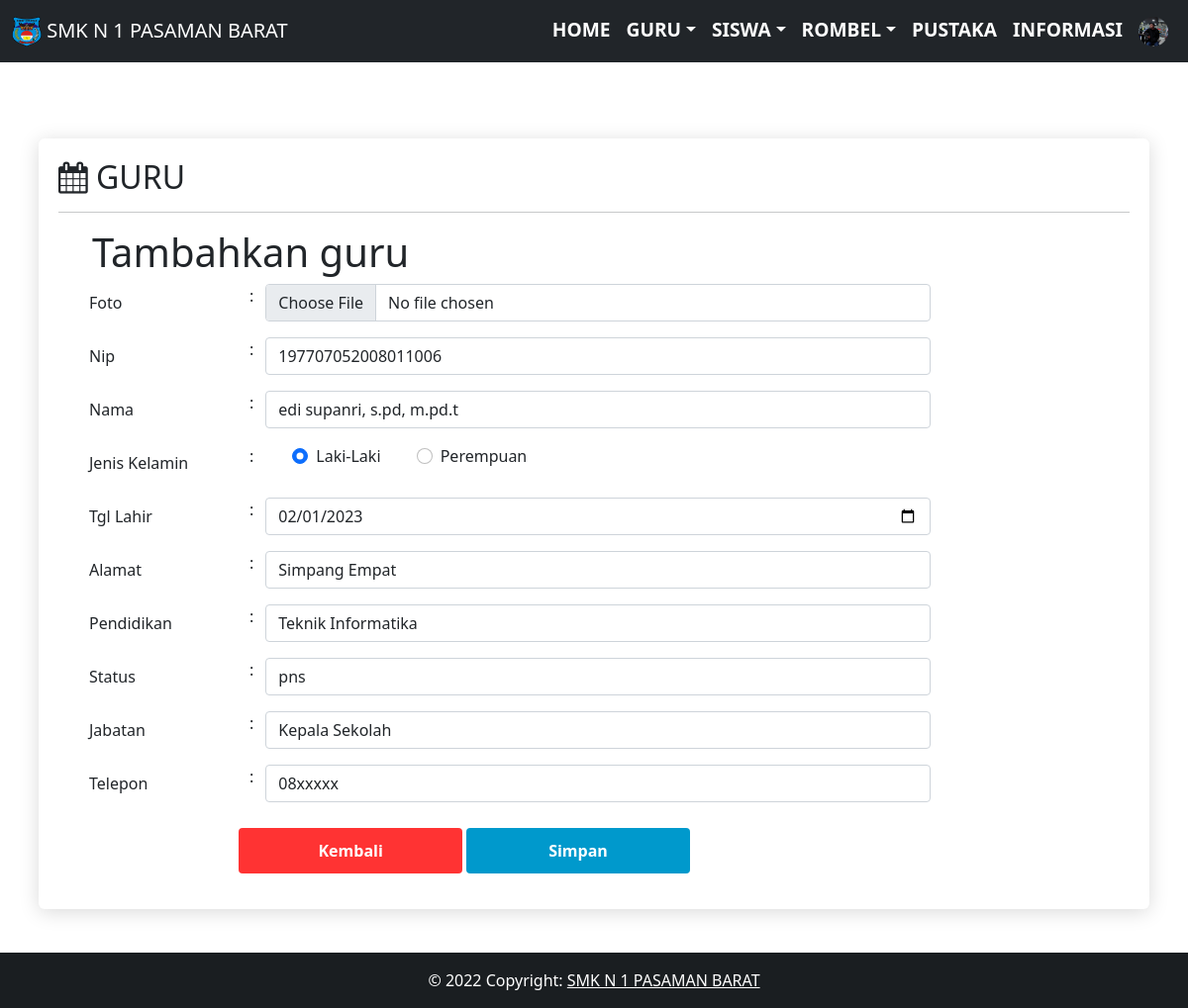
Screenshot of /operator/guru/edit_identitas_guru?id_guru=23 (signed in) with the database file from the repository.
### tables this page shows
CREATE TABLE `biodata_sekolah` (
  `id_biodata_sekolah` int(11) NOT NULL,
  `nama_sekolah` varchar(120) NOT NULL,
  `alamat_sekolah` varchar(120) NOT NULL,
  `photo_sekolah` varchar(120) NOT NULL,
  `email_sekolah` varchar(120) NOT NULL,
  `telepon_sekolah` int(11) NOT NULL
);

CREATE TABLE `biodata_guru` (
  `id_guru` int(11) NOT NULL,
  `nip_guru` varchar(18) NOT NULL,
  `nama_guru` varchar(60) NOT NULL,
  `jenis_kelamin_guru` varchar(3) NOT NULL,
  `tgl_lahir_guru` date NOT NULL,
  `alamat_guru` varchar(120) NOT NULL,
  `pendidikan_guru` varchar(60) NOT NULL,
  `status_guru` varchar(30) NOT NULL,
  `jabatan_guru` varchar(60) NOT NULL,
  `telepon_guru` varchar(15) NOT NULL,
  `foto_guru` varchar(120) NOT NULL,
  `username` varchar(60) NOT NULL,
  `password` varchar(60) NOT NULL
);

### operator/guru/edit_identitas_guru.php (the view, shortened to what this page needs)
<?php
include '../../db/koneksi.php';
include '../../layout/header.php';
?>
<div id="content" style="margin-top:60px;">
  <div class="regular-page-area section-padding-20">
    <div class="container">
      <div class="row justify-content-center">
        <div class="col-12">
          <div class="details-content">
            <h2 id="xs"><i class="icon-calendar"></i> GURU </h2>
            <hr>
            <div id="myDiv" class="container-fluid">
              <?php
                $queryGetData = mysqli_query($konek,"SELECT * FROM biodata_guru WHERE id_guru=".$_GET['id_guru']);while($dataGuru = mysqli_fetch_array($queryGetData)){ ?>
              <form action="../prosses.php?edit=guru" method="post" class="form-container" enctype="multipart/form-data" style="margin:10px" autocomplete="false">
                <h1>Tambahkan guru</h1>
                <div class="row mb-3">
                  <label class="col-sm-2 col-form-label">Foto</label>
                  :
                  <div class="col-sm-8">
                    <input type="file" class="form-control" name="foto" value=<?php echo $dataGuru['foto_guru']; ?> >
                  </div>
                </div>
                <div class="row mb-3">
                  <label class="col-sm-2 col-form-label">Nip</label>
                  :
                  <div class="col-sm-8">
                    <input type="number" class="form-control"  placeholder="Nip" name="nip" value=<?php echo $dataGuru['nip_guru']; ?>>
                  </div>
                </div>
                <div class="row mb-3">
                  <label for="inputPassword" class="col-sm-2 col-form-label"  >Nama</label>
                  :
                  <div class="col-sm-8">
                    <input type="text" class="form-control"  placeholder="Nama" name="nama" value='<?php echo $dataGuru['nama_guru']; ?>'>
                  </div>
                </div>
                <div class="row mb-3">
                  <label for="inputPassword" class="col-sm-2 col-form-label">Jenis Kelamin</label>
                  :
                  <div class="col-sm-8" style="margin-left:30px;">
                    <div class="row">
                      <div class="col-12">
                        <div class="form-check form-check-inline" sty>
                          <input type="radio" class="form-check-input" name="jenis_kelamin" id="radioLaki" value="L" <?php if($dataGuru['jenis_kelamin_guru']=="L"){
                                echo "checked";
                              } ?>>
                          <label class="form-check-label" for="radioMale">Laki-Laki</label>
                        </div>
                        <div class="form-check form-check-inline ms-3">
                          <input type="radio" class="form-check-input" value="P" name="jenis_kelamin" id="radioPerempuan" <?php if($dataGuru['jenis_kelamin_guru']=="P"){
                                echo "checked";
                              } ?>>
                          <label class="form-check-label" for="radioFemale">Perempuan</label>
                        </div>
                      </div>
                    </div>
                  </div>
                </div>
                <div class="row mb-3">
                  <label for="inputPassword" class="col-sm-2 col-form-label">Tgl Lahir</label>
                  :
                  <div class="col-sm-8">
                    <input type="date" id="birthday" name="tgl_lahir" class="form-control" value=<?php echo $dataGuru['tgl_lahir_guru']; ?> >
                  </div>
                </div>
                <div class="row mb-3">
                  <label for="inputPassword" class="col-sm-2 col-form-label">Alamat</label>
                  :
                  <div class="col-sm-8">
                    <input type="text" class="form-control"  placeholder="Alamat" name="alamat" value='<?php echo $dataGuru['alamat_guru']; ?>' >
                  </div>
                </div>
                <div class="row mb-3">
                  <label for="inputPassword" class="col-sm-2 col-form-label"  >Pendidikan</label>
                  :
                  <div class="col-sm-8">
                    <input type="text" class="form-control"  placeholder="Pendidikan" name="pendidikan" value='<?php echo $dataGuru['pendidikan_guru']; ?>'>
                  </div>
                </div>
                <div class="row mb-3">
                  <label for="inputPassword" class="col-sm-2 col-form-label">Status</label>
                  :
                  <div class="col-sm-8">
                    <input type="text" class="form-control"  placeholder="Status" name="status" value='<?php echo $dataGuru['status_guru']; ?>'>
                  </div>
                </div>
                <div class="row mb-3">
                  <label for="inputPassword" class="col-sm-2 col-form-label">Jabatan</label>
                  :
                  <div class="col-sm-8">
                    <select name="jabatan" class="form-control" id="jabatan">
                      <?php
                      $arrJabatan = array('kepala sekolah'=>'Kepala Sekolah','wakil kepala sekolah'=>'Wakil Kepala Sekolah',
                        'bendahara/kepala yayasan'=>'Bendahara/Kepala Yayasan','kaproka'=>'Kaproka', 'wali kelas'=>'Wali Kelas', 'guru'=>'Guru',);
                      foreach ($arrJabatan as $key => $value) {
                        if ($key == $dataGuru['jabatan_guru']) {
                          echo "<option value='".$key."' selected>".$value."</option>";
                        }else{
                          echo "<option value='".$key."'>".$value."</option>";
                        }
                      }
                       ?>
                    </select>
                  </div>
                </div>
                <div class="row mb-3">
                  <label for="inputPassword" class="col-sm-2 col-form-label">Telepon</label>
                  :
                  <div class="col-sm-8">
                    <input type="text" class="form-control"  placeholder="Telepon" name="telepon" value=<?php echo $dataGuru['telepon_guru']; ?>>
                  </div>
                </div>
              </div>
              <?php } ?>
              <div class="row mb-3">
                <div class="col-sm-10 offset-sm-2">
                  <input type="batal" value="Kembali" name="batal" onclick="closeForm('daftar_guru')" style="width:25%; background: #ff3333;" />
                  <input type="submit" value="Simpan" name="simpan" style="width:25%;" />
                </div>
              </div>
          </div>
        </div>
      </div>
    </div>
  </div>
</div>
<?php include '../../layout/footer.php'; ?>

### layout/header.php (shortened to what this page needs)
<?php
$query=mysqli_query($konek,"SELECT * FROM biodata_sekolah");
$data=mysqli_fetch_array($query);
?>
<!DOCTYPE html>
<html lang="en">
<head>
  <link rel="stylesheet" href="http://localhost/smkn_1_pasaman/absensi/assets/css/bootstrap.min.css" />
  <link rel="stylesheet" href="http://localhost/smkn_1_pasaman/absensi/assets/css/bootstrap-responsive.min.css" />
  <link href="http://localhost/smkn_1_pasaman/absensi/assets/font-awesome/css/font-awesome.css" rel="stylesheet" />
  <link rel="stylesheet" href="http://localhost/smkn_1_pasaman/absensi/assets/css/custom/style.css">
</head>
<body>
  <nav id="nav" class="navbar fixed-top navbar-expand-lg navbar-dark bg-dark">
    <div class="container-fluid">
      <a class="navbar-brand" href="#"><img src="http://localhost/smkn_1_pasaman/absensi/assets/image/<?PHP echo $data['photo_sekolah'] ?>" alt="" width="30" height="30" class="d-inline-block align-text-top"> SMK N 1 PASAMAN BARAT</a>
    <div class="collapse navbar-collapse" id="navbarNav">
      <ul class="navbar-nav">
        <?php if($_SESSION['akses'] == 'admin' || $_SESSION['akses'] == 'operator') {?>
          <li class="nav-item">
            <a class="nav-link text-white" style="font-weight: 600; font-size: 1.2em;" href="/smkn_1_pasaman/absensi/operator/">HOME</a>
          </li>
          <li class="nav-item dropdown">
            <a href="#" class="nav-link dropdown-toggle" data-bs-toggle="dropdown"style="color: white; font-weight: 600; font-size: 1.2em;"><span class="text">GURU</span></a>
              </li>
              <li class="nav-item dropdown" >
                <a href="#" class="nav-link dropdown-toggle" data-bs-toggle="dropdown"style="color: white; font-weight: 600; font-size: 1.2em;"><span class="text">SISWA</span></a>
              </li>
              <li class="nav-item dropdown">
                <a href="#" class="nav-link dropdown-toggle" data-bs-toggle="dropdown"style="color: white; font-weight: 600; font-size: 1.2em;"><span class="text">ROMBEL</span></a>
              </li>
              <li class="nav-item">
                <a class="nav-link text-white" style="font-weight: 600; font-size: 1.2em;" href="#">PUSTAKA</a>
              </li>
              <li class="nav-item">
                <a class="nav-link text-white" style="font-weight: 600; font-size: 1.2em;" href="#">INFORMASI</a>
              </li>
              <li class="nav-item dropdown">
                <a href="#" class="nav-link " data-bs-toggle="dropdown" style="color: white; font-weight: 600; font-size: 1.2em;"><span class="text"><div class="text-center">
                  <img src="http://localhost/smkn_1_pasaman/absensi/assets/image/guru/<?PHP echo $_SESSION['fotoProfil'] ?>" class="rounded-circle" style="width: 30px; height: 30px;" alt="...">
                </div></span></a>
                </li>
              <?php } ?>
          </ul>
        </div>
      </div>
    </nav>
  </body>
  </html>

### assets/css/custom/style.css (style rules this page uses)
body { text-align:left; display:grid; grid-template-rows: auto 1fr auto; min-height:100vh; }
* { margin: 0; padding: 0; }
#content { position: relative; min-height: 100vh; }
.details-content { margin-top: 50px; background-color: #ffffff; position: relative; z-index: 1; box-shadow: 0 3px 20px rgb(0 0 0 / 15%); padding: 20px 20px; border-radius: 6px; margin-bottom: 50px; }
.section-padding-20 { padding-top: 30px; padding-bottom: 50px; }
.row { display: -ms-flexbox; display: flex; -ms-flex-wrap: wrap; flex-wrap: wrap; margin-right: -15px; margin-left: -15px; }
input[type="submit"] { border: none; outline: none; background: #0099cc; padding: 11px 25px; width: 100%; margin-top: 10px; border-radius: 4px; font-weight: 600; cursor: pointer; color: white; }
input[type="batal"] { text-align: center; border: none; outline: none; background: #0099cc; padding: 11px 25px; width: 100%; margin-top: 10px; border-radius: 4px; font-weight: 600; cursor: pointer; color: white; }

### rows the page displays
biodata_sekolah: photo_sekolah (picture)
biodata_guru: nip "197707052008011006", nama "edi supanri, s.pd, m.pd.t", jenis_kelamin_guru "☑", tgl_lahir "02/01/2023", alamat "Simpang Empat", pendidikan "Teknik Informatika", status "pns", jabatan "Kepala Sekolah", telepon "08xxxxx"
